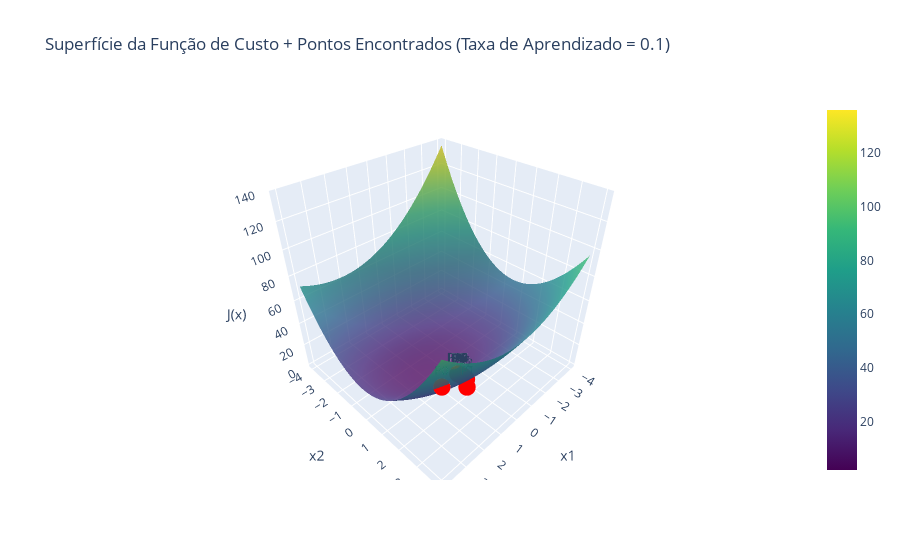

Notebook source saved alongside this figure:
### Markdown cell above
### Plotar a função de custo e o ponto mínimo encontrado para diferentes taxas de aprendizado

### Code cell
x_values, costs = dict_of_results[learning_rates[0]]

plot_function(f, x_values,costs, title=f"Superfície da Função de Custo + Pontos Encontrados (Taxa de Aprendizado = {learning_rates[0]})")

### Figure 1 — Plotly figure (JSON) as saved in the notebook; plotly's stock layout.template omitted (floating-point values rounded to 4 significant figures; data arrays with more than 128 entries replaced by an {"elided": "..."} marker saying what was removed)
{"data": [{"colorscale": [[0, "#440154"], [0.1111, "#482878"], [0.2222, "#3e4989"], [0.3333, "#31688e"], [0.4444, "#26828e"], [0.5556, "#1f9e89"], [0.6667, "#35b779"], [0.7778, "#6ece58"], [0.8889, "#b5de2b"], [1, "#fde725"]], "opacity": 0.8, "type": "surface", "x": {"elided": "100x100 float values"}, "y": {"elided": "100x100 float values"}, "z": {"elided": "100x100 float values"}}, {"marker": {"color": "red", "size": 6, "symbol": "circle"}, "mode": "markers+text", "text": ["P0", "P1", "P2", "P3", "P4", "P5", "P6", "P7", "P8", "P9", "P10", "P11", "P12", "P13", "P14", "P15", "P16", "P17", "P18", "P19", "P20", "P21", "P22", "P23", "P24", "P25", "P26", "P27", "P28", "P29"], "textposition": "top center", "type": "scatter3d", "x": [3.0, 0.4, -0.01, -0.052, -0.0405, -0.02668, -0.01689, -0.01058, -0.006603, -0.004119, -0.002569, -0.001602, -0.0009991, -0.000623, -0.0003885, -0.0002423, -0.0001511, -9.422e-05, -5.876e-05, -3.664e-05, -2.285e-05, -1.425e-05, -8.882e-06, -5.543e-06, -3.457e-06, -2.158e-06, -1.349e-06, -8.421e-07, -5.26e-07, -3.317e-07], "y": [3.0, 1.9, 1.5, 1.301, 1.186, 1.116, 1.072, 1.045, 1.028, 1.017, 1.011, 1.007, 1.004, 1.003, 1.002, 1.001, 1.001, 1.0, 1.0, 1.0, 1.0, 1.0, 1.0, 1.0, 1.0, 1.0, 1.0, 1.0, 1.0, 1.0], "z": [52.0, 4.62, 2.495, 2.176, 2.068, 2.026, 2.01, 2.004, 2.002, 2.001, 2.0, 2.0, 2.0, 2.0, 2.0, 2.0, 2.0, 2.0, 2.0, 2.0, 2.0, 2.0, 2.0, 2.0, 2.0, 2.0, 2.0, 2.0, 2.0, 2.0]}], "layout": {"autosize": true, "scene": {"xaxis": {"title": {"text": "x1"}}, "yaxis": {"title": {"text": "x2"}}, "zaxis": {"title": {"text": "J(x)"}}}, "title": {"text": "Superfície da Função de Custo + Pontos Encontrados (Taxa de Aprendizado = 0.1)"}}}
